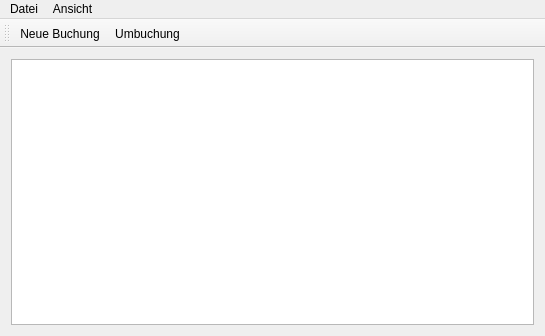
<?xml version="1.0" encoding="UTF-8"?>
<ui version="4.0">
 <class>MainWindow</class>
 <widget class="QMainWindow" name="MainWindow">
  <property name="geometry">
   <rect>
    <x>0</x>
    <y>0</y>
    <width>545</width>
    <height>336</height>
   </rect>
  </property>
  <property name="windowTitle">
   <string>Haushaltsbuch</string>
  </property>
  <widget class="QWidget" name="centralWidget">
   <layout class="QGridLayout" name="gridLayout">
    <item row="0" column="0">
     <widget class="QTableView" name="tableView">
      <property name="cursor" stdset="0">
       <cursorShape>PointingHandCursor</cursorShape>
      </property>
      <property name="editTriggers">
       <set>QAbstractItemView::NoEditTriggers</set>
      </property>
      <property name="dragDropMode">
       <enum>QAbstractItemView::NoDragDrop</enum>
      </property>
      <property name="selectionMode">
       <enum>QAbstractItemView::NoSelection</enum>
      </property>
     </widget>
    </item>
   </layout>
  </widget>
  <widget class="QMenuBar" name="menuBar">
   <property name="geometry">
    <rect>
     <x>0</x>
     <y>0</y>
     <width>545</width>
     <height>22</height>
    </rect>
   </property>
   <widget class="QMenu" name="menuDatei">
    <property name="title">
     <string>Datei</string>
    </property>
    <addaction name="actionNew_Person"/>
    <addaction name="actionNew_Group"/>
    <addaction name="actionNew_Category"/>
    <addaction name="actionNew_Account"/>
    <addaction name="separator"/>
    <addaction name="actionNew_Booking"/>
    <addaction name="actionRebooking"/>
    <addaction name="separator"/>
    <addaction name="actionSettings"/>
   </widget>
   <widget class="QMenu" name="menuAnsicht">
    <property name="title">
     <string>Ansicht</string>
    </property>
    <addaction name="actionOverview"/>
    <addaction name="actionBookigs"/>
    <addaction name="actionPersons"/>
    <addaction name="actionGroups"/>
   </widget>
   <addaction name="menuDatei"/>
   <addaction name="menuAnsicht"/>
  </widget>
  <widget class="QToolBar" name="toolBar">
   <property name="windowTitle">
    <string>toolBar</string>
   </property>
   <attribute name="toolBarArea">
    <enum>TopToolBarArea</enum>
   </attribute>
   <attribute name="toolBarBreak">
    <bool>false</bool>
   </attribute>
   <addaction name="actionNew_Booking"/>
   <addaction name="actionRebooking"/>
  </widget>
  <action name="actionNew_Person">
   <property name="text">
    <string>Neue Person</string>
   </property>
  </action>
  <action name="actionNew_Group">
   <property name="text">
    <string>Neue Gruppe</string>
   </property>
  </action>
  <action name="actionNew_Category">
   <property name="text">
    <string>Neue Kategorie</string>
   </property>
  </action>
  <action name="actionNew_Account">
   <property name="text">
    <string>Neues Konto</string>
   </property>
  </action>
  <action name="actionNew_Booking">
   <property name="text">
    <string>Neue Buchung</string>
   </property>
  </action>
  <action name="actionRebooking">
   <property name="text">
    <string>Umbuchung</string>
   </property>
  </action>
  <action name="actionSettings">
   <property name="text">
    <string>Einstellungen</string>
   </property>
  </action>
  <action name="actionOverview">
   <property name="text">
    <string>Übersicht</string>
   </property>
  </action>
  <action name="actionBookigs">
   <property name="text">
    <string>Buchungen</string>
   </property>
  </action>
  <action name="actionPersons">
   <property name="text">
    <string>Personen</string>
   </property>
  </action>
  <action name="actionGroups">
   <property name="text">
    <string>Gruppen</string>
   </property>
  </action>
 </widget>
 <layoutdefault spacing="6" margin="11"/>
 <resources/>
 <connections/>
</ui>
